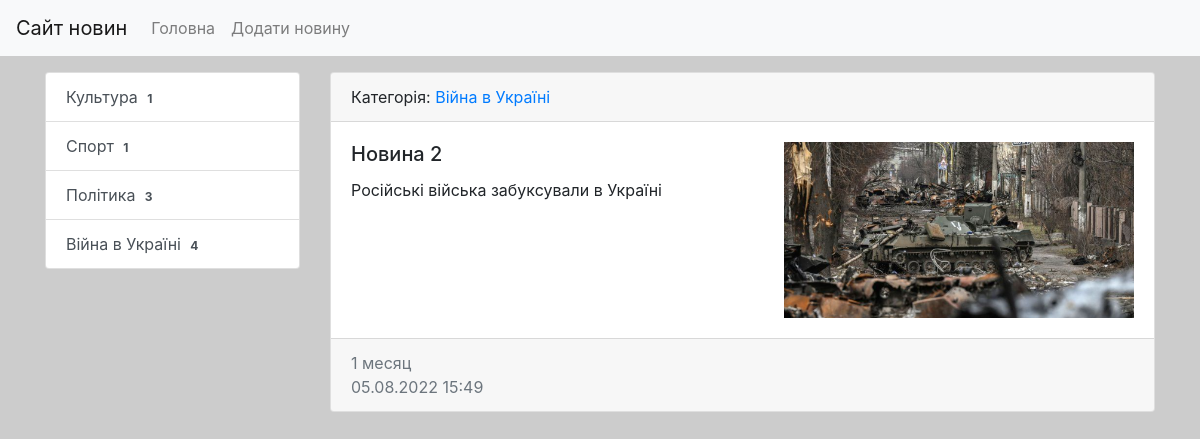
Screenshot of /news/2/ with the database file from the repository.
### news/models.py (models this page shows, shortened)
class Category(models.Model):
    title = models.CharField(max_length=150, db_index=True, verbose_name='Назва категорії')
    def get_absolute_url(self):
        return reverse('category', kwargs={'category_id': self.pk})
    def __str__(self):
        return self.title
    class Meta:
        verbose_name = 'Категорія'
        verbose_name_plural = 'Категорії'
        ordering = ['title']

class News(models.Model):
    title = models.CharField(max_length=150, verbose_name='Заголовок')
    content = models.TextField(blank=True, verbose_name='Зміст')
    created_at = models.DateTimeField(auto_now_add=True, verbose_name='Створено')
    updated_at = models.DateTimeField(auto_now=True, verbose_name='Оновлено')
    photo = models.ImageField(upload_to='photos/%Y/%m/%d/', verbose_name='Фото', blank=True)
    is_published = models.BooleanField(default=True, verbose_name='Опубліковано')
    category = models.ForeignKey('Category', on_delete=models.PROTECT, verbose_name='Категорія')
    views = models.IntegerField(default=0)
    class Meta:
        verbose_name = 'Новина'
        verbose_name_plural = 'Новини'
        ordering = ['-created_at']

### news/views.py (the view)
# urls.py: path('news/<int:pk>/', ViewNews.as_view(), name='view_news'),
class ViewNews(DetailView):
    model = News
    context_object_name = 'news_item'

### news/templatetags/news_tags.py (called while the page is built)
@register.inclusion_tag('news/list_categories.html')
def show_categories():
    categories = Category.objects.annotate(cnt=Count('news')).filter(cnt__gt=0)
    return {'categories': categories}

### news/templates/news/news_detail.html (shortened to what this page needs)
{% extends 'base.html' %}
{% block sidebar %}
{% include 'inc/_sidebar.html' %}
{% endblock %}
{% block content %}
  <div class="card mb-3">
    <div class="card-header">
      Категорія: <a href="{{ news_item.category.get_absolute_url }}">{{ news_item.category }}</a>
    </div>
    <div class="card-body">
      <div class="media">
        <div class="media-body">
          <h5 class="card-title">{{ news_item.title }}</h5>
          <p class="card-text">{{ news_item.content }}</p>
        </div>
        {% if news_item.photo %}
        <img class="ml-3" src="{{ news_item.photo.url }}" alt="" width="350">
        {%endif%}
      </div>
    </div>
    <div class="card-footer text-muted">
      {{ news_item.created_at|timesince}} <br>
      {{ news_item.created_at|date:"d.m.Y H:i"}}
    </div>
  </div>
{% endblock %}

### news/templates/news/list_categories.html
<div class="list-group">
    {% for item in categories %}
    <a href="{{ item.get_absolute_url }}" class="list-group-item list-group-item-action">{{ item.title }}  <span class="
badge text-bg-secondary">{{ item.cnt }}</span></a>
    {% endfor %}
</div>

### july_project/static/css/style.css (style rules this page uses)
body { background-color: #ccc; }

### rows the page displays
Category: title "Культура", cnt "1"
Category: title "Спорт", cnt "1"
Category: title "Політика", cnt "3"
Category: title "Війна в Україні", cnt "4"
News: category "Війна в Україні", title "Новина 2", content "Російські війська забуксували в Україні", photo (picture), created_at "1 месяц", created_at "05.08.2022 15:49"
